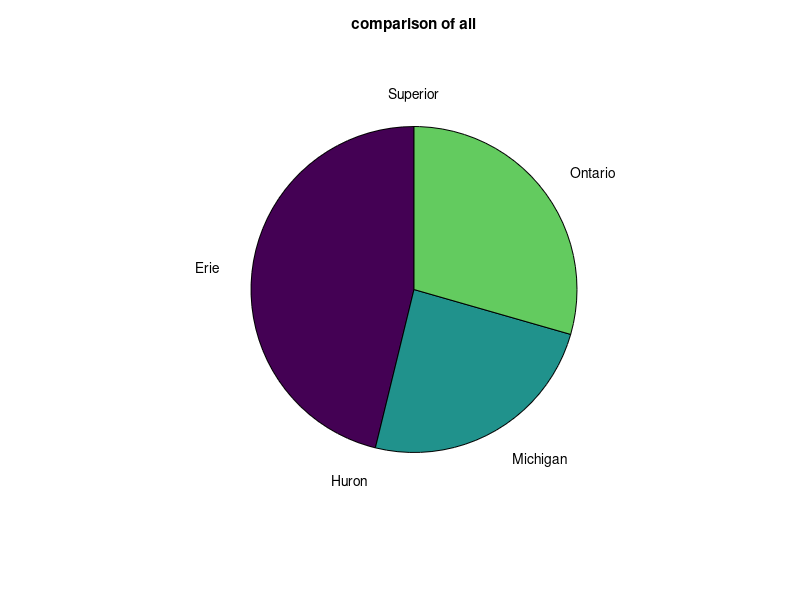
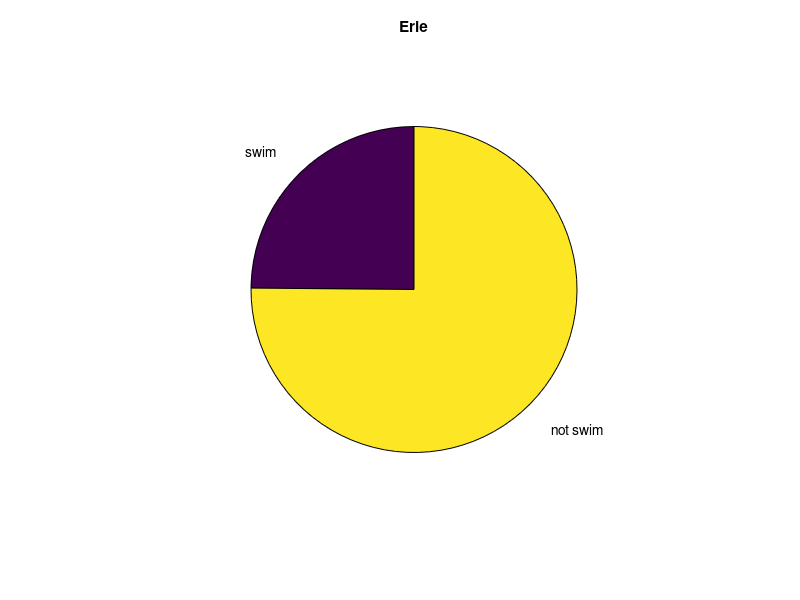
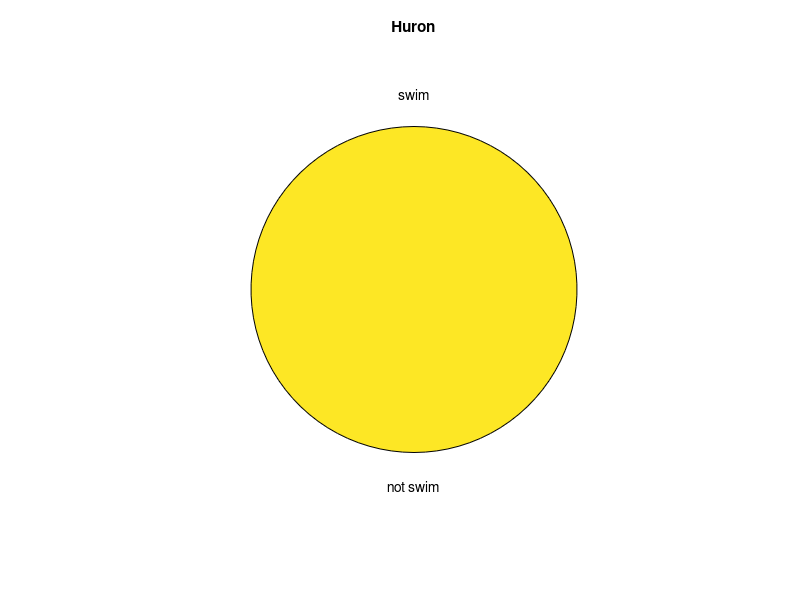
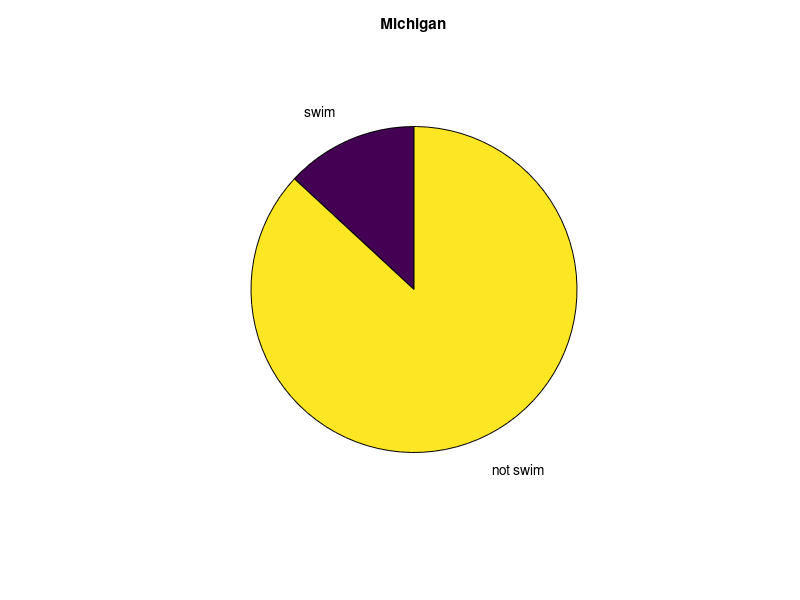

MATLAB code to generate these figures, in order: (Note: this script raises an error after producing the figures.)
clear all;
clc

fileID = fopen('erie.txt','r');
formatSpec = '%d %f';
sizeA = [2 Inf];
erie = fscanf(fileID,formatSpec,sizeA);
erie = erie';

fileID = fopen('huron.txt','r');
huron = fscanf(fileID,formatSpec,sizeA);
huron = huron';

fileID = fopen('ontario.txt','r');
ontario = fscanf(fileID,formatSpec,sizeA);
ontario = ontario';

fileID = fopen('michigan.txt','r');
michigan = fscanf(fileID,formatSpec,sizeA);
michigan = michigan'; 

fileID = fopen('superior.txt','r');
superior = fscanf(fileID,formatSpec,sizeA);
superior = superior';

alldata = [ erie, huron(:,2),michigan(:,2),ontario(:,2),superior(:,2)];

for i=2:6
swim_day(i,1) = length(find(alldata(:,i)>20));
end

X = swim_day(2:6);
labels = {'Erie','Huron','Michigan','Ontario','Superior'};
pie(X,labels)
title('comparison of all');

figure;
s = swim_day(2,1);
X = [s,366-s];
labels = {'swim','not swim'};
pie(X,labels)
title('Erie');

figure;
s = swim_day(3,1);
X = [s,366-s];
pie(X,labels)
title('Huron');

figure;
s = swim_day(4,1);
X = [s,366-s];
pie(X,labels)
title('Michigan');

figure;
s = swim_day(5,1);
X = [s,366-s];
pie(X,labels)
title('Ontario');

figure;
s = swim_day(6,1);
X = [s,366-s];
pie(X,labels)
title('Superior');

%% Fitting a single equation to all

figure;
plot(alldata(:,1),alldata(:,2),'m', 'linewidth' , 1);
hold on, grid on, box on
plot(alldata(:,1),alldata(:,3),'b', 'linewidth' , 1);
hold on, grid on, box on
plot(alldata(:,1),alldata(:,4),'g', 'linewidth' , 1);
hold on, grid on, box on
plot(alldata(:,1),alldata(:,5),'k', 'linewidth' , 1);
hold on, grid on, box on
plot(alldata(:,1),alldata(:,6),'y', 'linewidth' , 1);
hold on, grid on, box on


avg_temp = mean(alldata(:,2:6)')';
f = fit(alldata(:,1),avg_temp,'poly9');
plot(f,alldata(:,1),avg_temp);
legend('Erie','Huron','Michigan','Ontario','Superior','From equation')
title('Fitting single equation to all');

%% Individual fitting the equations

figure;
f1=fit(alldata(:,1),alldata(:,2),'poly9')
plot(f1,alldata(:,1),alldata(:,2))
title('Erie')

figure;
f2=fit(alldata(:,1),alldata(:,2),'poly9')
plot(f2,alldata(:,1),alldata(:,2))
grid on, box on
title('Huron')

figure;
f3=fit(alldata(:,1),alldata(:,2),'poly9')
plot(f3,alldata(:,1),alldata(:,2))
grid on, box on
title('Michigan')

figure;
f4=fit(alldata(:,1),alldata(:,2),'poly9')
plot(f4,alldata(:,1),alldata(:,2))
grid on, box on
title('Ontario')

figure;
f5=fit(alldata(:,1),alldata(:,2),'poly9')
plot(f5,alldata(:,1),alldata(:,2))
grid on, box on
title('Superior')


